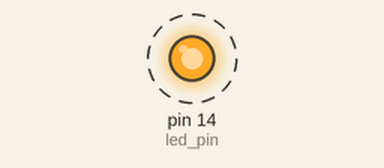
Simulated run of this sketch. Board: Arduino Uno, built with avr-gcc and run on an emulated ATmega328P. On the bench: output pins drawn as LEDs (lit = HIGH). Dashed ring = blinking. What the sketch prints to the serial monitor is not drawn.

Above: at 0.05 s.
Timing chart, 0 to 3.0 s (numbered marks = the images above):
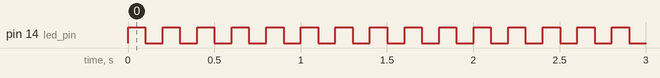

Measured:
- by itself, pin 14 (led_pin): alternates HIGH for 0.10 s and LOW for 0.10 s

The sketch:

b_Blink_LED_HelloWorld_for_board.ino
```cpp
// (licence header left out)
/*
 * Blink(LED)
 */


int led_pin = 14;

void setup() {
  // Set up the built-in LED pin as an output:
  pinMode(led_pin, OUTPUT);

  Serial.begin(115200);
}

void loop() {
  int i;

  digitalWrite(led_pin, HIGH);  // set to as HIGH LED is turn-off
  Serial.println("led_off");
  delay(100);                   // Wait for 0.1 second
  digitalWrite(led_pin, LOW);   // set to as LOW LED is turn-on
  Serial.println("led_on");
  delay(100);                   // Wait for 0.1 second
}
```
